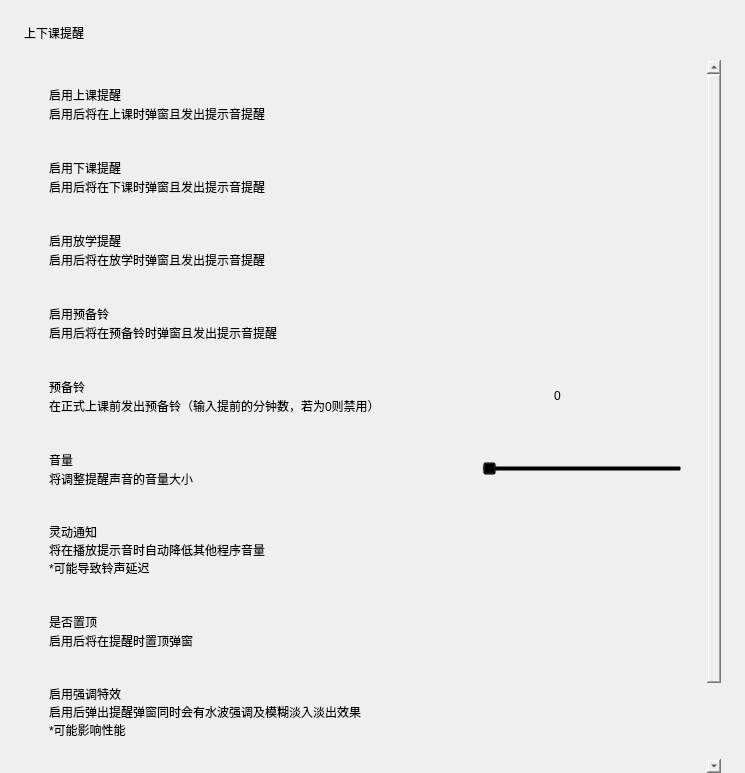
<?xml version="1.0" encoding="UTF-8"?>
<ui version="4.0">
 <class>Form</class>
 <widget class="QWidget" name="Form">
  <property name="geometry">
   <rect>
    <x>0</x>
    <y>0</y>
    <width>745</width>
    <height>773</height>
   </rect>
  </property>
  <property name="sizePolicy">
   <sizepolicy hsizetype="Preferred" vsizetype="Expanding">
    <horstretch>0</horstretch>
    <verstretch>0</verstretch>
   </sizepolicy>
  </property>
  <property name="windowTitle">
   <string>Form</string>
  </property>
  <layout class="QVBoxLayout" name="verticalLayout_2">
   <property name="spacing">
    <number>18</number>
   </property>
   <property name="leftMargin">
    <number>24</number>
   </property>
   <property name="topMargin">
    <number>24</number>
   </property>
   <property name="rightMargin">
    <number>24</number>
   </property>
   <property name="bottomMargin">
    <number>0</number>
   </property>
   <item>
    <widget class="TitleLabel" name="TitleLabel">
     <property name="text">
      <string>上下课提醒</string>
     </property>
    </widget>
   </item>
   <item>
    <widget class="SmoothScrollArea" name="sd_scroll">
     <property name="styleSheet">
      <string notr="true">background: transparent; border: none</string>
     </property>
     <property name="widgetResizable">
      <bool>true</bool>
     </property>
     <widget class="QWidget" name="scrollAreaWidgetContents">
      <property name="geometry">
       <rect>
        <x>0</x>
        <y>0</y>
        <width>697</width>
        <height>823</height>
       </rect>
      </property>
      <layout class="QVBoxLayout" name="verticalLayout_9">
       <item>
        <layout class="QVBoxLayout" name="verticalLayout_5">
         <property name="spacing">
          <number>3</number>
         </property>
         <item>
          <widget class="CardWidget" name="CardWidget_6">
           <property name="minimumSize">
            <size>
             <width>0</width>
             <height>70</height>
            </size>
           </property>
           <layout class="QHBoxLayout" name="horizontalLayout_6">
            <property name="leftMargin">
             <number>16</number>
            </property>
            <property name="topMargin">
             <number>16</number>
            </property>
            <property name="rightMargin">
             <number>16</number>
            </property>
            <property name="bottomMargin">
             <number>16</number>
            </property>
            <item>
             <layout class="QVBoxLayout" name="verticalLayout_10">
              <property name="spacing">
               <number>0</number>
              </property>
              <item>
               <widget class="StrongBodyLabel" name="StrongBodyLabel_6">
                <property name="sizePolicy">
                 <sizepolicy hsizetype="Expanding" vsizetype="Preferred">
                  <horstretch>0</horstretch>
                  <verstretch>0</verstretch>
                 </sizepolicy>
                </property>
                <property name="text">
                 <string>启用上课提醒</string>
                </property>
               </widget>
              </item>
              <item>
               <widget class="CaptionLabel" name="CaptionLabel_5">
                <property name="text">
                 <string>启用后将在上课时弹窗且发出提示音提醒</string>
                </property>
                <property name="wordWrap">
                 <bool>true</bool>
                </property>
                <property name="lightColor" stdset="0">
                 <color alpha="150">
                  <red>0</red>
                  <green>0</green>
                  <blue>0</blue>
                 </color>
                </property>
                <property name="darkColor" stdset="0">
                 <color alpha="200">
                  <red>255</red>
                  <green>255</green>
                  <blue>255</blue>
                 </color>
                </property>
               </widget>
              </item>
             </layout>
            </item>
            <item>
             <widget class="SwitchButton" name="switch_enable_attend">
              <property name="onText">
               <string>启用</string>
              </property>
              <property name="offText">
               <string>禁用</string>
              </property>
             </widget>
            </item>
           </layout>
          </widget>
         </item>
         <item>
          <widget class="CardWidget" name="CardWidget_10">
           <property name="minimumSize">
            <size>
             <width>0</width>
             <height>70</height>
            </size>
           </property>
           <layout class="QHBoxLayout" name="horizontalLayout_8">
            <property name="leftMargin">
             <number>16</number>
            </property>
            <property name="topMargin">
             <number>16</number>
            </property>
            <property name="rightMargin">
             <number>16</number>
            </property>
            <property name="bottomMargin">
             <number>16</number>
            </property>
            <item>
             <layout class="QVBoxLayout" name="verticalLayout_12">
              <property name="spacing">
               <number>0</number>
              </property>
              <item>
               <widget class="StrongBodyLabel" name="StrongBodyLabel_8">
                <property name="sizePolicy">
                 <sizepolicy hsizetype="Expanding" vsizetype="Preferred">
                  <horstretch>0</horstretch>
                  <verstretch>0</verstretch>
                 </sizepolicy>
                </property>
                <property name="text">
                 <string>启用下课提醒</string>
                </property>
               </widget>
              </item>
              <item>
               <widget class="CaptionLabel" name="CaptionLabel_7">
                <property name="text">
                 <string>启用后将在下课时弹窗且发出提示音提醒</string>
                </property>
                <property name="wordWrap">
                 <bool>true</bool>
                </property>
                <property name="lightColor" stdset="0">
                 <color alpha="150">
                  <red>0</red>
                  <green>0</green>
                  <blue>0</blue>
                 </color>
                </property>
                <property name="darkColor" stdset="0">
                 <color alpha="200">
                  <red>255</red>
                  <green>255</green>
                  <blue>255</blue>
                 </color>
                </property>
               </widget>
              </item>
             </layout>
            </item>
            <item>
             <widget class="SwitchButton" name="switch_enable_finish">
              <property name="onText">
               <string>启用</string>
              </property>
              <property name="offText">
               <string>禁用</string>
              </property>
             </widget>
            </item>
           </layout>
          </widget>
         </item>
         <item>
          <widget class="CardWidget" name="CardWidget_14">
           <property name="minimumSize">
            <size>
             <width>0</width>
             <height>70</height>
            </size>
           </property>
           <layout class="QHBoxLayout" name="horizontalLayout_9">
            <property name="leftMargin">
             <number>16</number>
            </property>
            <property name="topMargin">
             <number>16</number>
            </property>
            <property name="rightMargin">
             <number>16</number>
            </property>
            <property name="bottomMargin">
             <number>16</number>
            </property>
            <item>
             <layout class="QVBoxLayout" name="verticalLayout_15">
              <property name="spacing">
               <number>0</number>
              </property>
              <item>
               <widget class="StrongBodyLabel" name="StrongBodyLabel_9">
                <property name="sizePolicy">
                 <sizepolicy hsizetype="Expanding" vsizetype="Preferred">
                  <horstretch>0</horstretch>
                  <verstretch>0</verstretch>
                 </sizepolicy>
                </property>
                <property name="text">
                 <string>启用放学提醒</string>
                </property>
               </widget>
              </item>
              <item>
               <widget class="CaptionLabel" name="CaptionLabel_10">
                <property name="text">
                 <string>启用后将在放学时弹窗且发出提示音提醒</string>
                </property>
                <property name="wordWrap">
                 <bool>true</bool>
                </property>
                <property name="lightColor" stdset="0">
                 <color alpha="150">
                  <red>0</red>
                  <green>0</green>
                  <blue>0</blue>
                 </color>
                </property>
                <property name="darkColor" stdset="0">
                 <color alpha="200">
                  <red>255</red>
                  <green>255</green>
                  <blue>255</blue>
                 </color>
                </property>
               </widget>
              </item>
             </layout>
            </item>
            <item>
             <widget class="SwitchButton" name="switch_enable_schoolout">
              <property name="onText">
               <string>启用</string>
              </property>
              <property name="offText">
               <string>禁用</string>
              </property>
             </widget>
            </item>
           </layout>
          </widget>
         </item>
         <item>
          <widget class="CardWidget" name="CardWidget_11">
           <property name="minimumSize">
            <size>
             <width>0</width>
             <height>70</height>
            </size>
           </property>
           <layout class="QHBoxLayout" name="horizontalLayout_10">
            <property name="leftMargin">
             <number>16</number>
            </property>
            <property name="topMargin">
             <number>16</number>
            </property>
            <property name="rightMargin">
             <number>16</number>
            </property>
            <property name="bottomMargin">
             <number>16</number>
            </property>
            <item>
             <layout class="QVBoxLayout" name="verticalLayout_16">
              <property name="spacing">
               <number>0</number>
              </property>
              <item>
               <widget class="StrongBodyLabel" name="StrongBodyLabel_10">
                <property name="sizePolicy">
                 <sizepolicy hsizetype="Expanding" vsizetype="Preferred">
                  <horstretch>0</horstretch>
                  <verstretch>0</verstretch>
                 </sizepolicy>
                </property>
                <property name="text">
                 <string>启用预备铃</string>
                </property>
               </widget>
              </item>
              <item>
               <widget class="CaptionLabel" name="CaptionLabel_11">
                <property name="text">
                 <string>启用后将在预备铃时弹窗且发出提示音提醒</string>
                </property>
                <property name="wordWrap">
                 <bool>true</bool>
                </property>
                <property name="lightColor" stdset="0">
                 <color alpha="150">
                  <red>0</red>
                  <green>0</green>
                  <blue>0</blue>
                 </color>
                </property>
                <property name="darkColor" stdset="0">
                 <color alpha="200">
                  <red>255</red>
                  <green>255</green>
                  <blue>255</blue>
                 </color>
                </property>
               </widget>
              </item>
             </layout>
            </item>
            <item>
             <widget class="SwitchButton" name="switch_enable_prepare">
              <property name="onText">
               <string>启用</string>
              </property>
              <property name="offText">
               <string>禁用</string>
              </property>
             </widget>
            </item>
           </layout>
          </widget>
         </item>
         <item>
          <widget class="CardWidget" name="CardWidget_8">
           <property name="minimumSize">
            <size>
             <width>0</width>
             <height>70</height>
            </size>
           </property>
           <layout class="QHBoxLayout" name="horizontalLayout_11">
            <property name="leftMargin">
             <number>16</number>
            </property>
            <property name="topMargin">
             <number>16</number>
            </property>
            <property name="rightMargin">
             <number>16</number>
            </property>
            <property name="bottomMargin">
             <number>16</number>
            </property>
            <item>
             <layout class="QVBoxLayout" name="verticalLayout_13">
              <property name="spacing">
               <number>0</number>
              </property>
              <item>
               <widget class="StrongBodyLabel" name="StrongBodyLabel_11">
                <property name="sizePolicy">
                 <sizepolicy hsizetype="Expanding" vsizetype="Preferred">
                  <horstretch>0</horstretch>
                  <verstretch>0</verstretch>
                 </sizepolicy>
                </property>
                <property name="text">
                 <string>预备铃</string>
                </property>
               </widget>
              </item>
              <item>
               <widget class="CaptionLabel" name="CaptionLabel_8">
                <property name="text">
                 <string>在正式上课前发出预备铃（输入提前的分钟数，若为0则禁用）</string>
                </property>
                <property name="wordWrap">
                 <bool>true</bool>
                </property>
                <property name="lightColor" stdset="0">
                 <color alpha="150">
                  <red>0</red>
                  <green>0</green>
                  <blue>0</blue>
                 </color>
                </property>
                <property name="darkColor" stdset="0">
                 <color alpha="200">
                  <red>255</red>
                  <green>255</green>
                  <blue>255</blue>
                 </color>
                </property>
               </widget>
              </item>
             </layout>
            </item>
            <item>
             <widget class="SpinBox" name="spin_prepare_class">
              <property name="minimumSize">
               <size>
                <width>130</width>
                <height>33</height>
               </size>
              </property>
              <property name="maximum">
               <number>9</number>
              </property>
             </widget>
            </item>
           </layout>
          </widget>
         </item>
         <item>
          <widget class="CardWidget" name="CardWidget_7">
           <property name="minimumSize">
            <size>
             <width>0</width>
             <height>70</height>
            </size>
           </property>
           <layout class="QHBoxLayout" name="horizontalLayout_7">
            <property name="leftMargin">
             <number>16</number>
            </property>
            <property name="topMargin">
             <number>16</number>
            </property>
            <property name="rightMargin">
             <number>16</number>
            </property>
            <property name="bottomMargin">
             <number>16</number>
            </property>
            <item>
             <layout class="QVBoxLayout" name="verticalLayout_11">
              <property name="spacing">
               <number>0</number>
              </property>
              <item>
               <widget class="StrongBodyLabel" name="StrongBodyLabel_7">
                <property name="text">
                 <string>音量</string>
                </property>
               </widget>
              </item>
              <item>
               <widget class="CaptionLabel" name="CaptionLabel_6">
                <property name="text">
                 <string>将调整提醒声音的音量大小</string>
                </property>
                <property name="lightColor" stdset="0">
                 <color alpha="150">
                  <red>0</red>
                  <green>0</green>
                  <blue>0</blue>
                 </color>
                </property>
                <property name="darkColor" stdset="0">
                 <color alpha="200">
                  <red>255</red>
                  <green>255</green>
                  <blue>255</blue>
                 </color>
                </property>
               </widget>
              </item>
             </layout>
            </item>
            <item>
             <widget class="Slider" name="slider_volume">
              <property name="sizePolicy">
               <sizepolicy hsizetype="Maximum" vsizetype="Fixed">
                <horstretch>0</horstretch>
                <verstretch>0</verstretch>
               </sizepolicy>
              </property>
              <property name="minimumSize">
               <size>
                <width>200</width>
                <height>0</height>
               </size>
              </property>
              <property name="orientation">
               <enum>Qt::Horizontal</enum>
              </property>
             </widget>
            </item>
           </layout>
          </widget>
         </item>
         <item>
          <widget class="CardWidget" name="CardWidget_13">
           <property name="minimumSize">
            <size>
             <width>0</width>
             <height>70</height>
            </size>
           </property>
           <layout class="QHBoxLayout" name="horizontalLayout_14">
            <property name="leftMargin">
             <number>16</number>
            </property>
            <property name="topMargin">
             <number>16</number>
            </property>
            <property name="rightMargin">
             <number>16</number>
            </property>
            <property name="bottomMargin">
             <number>16</number>
            </property>
            <item>
             <layout class="QVBoxLayout" name="verticalLayout_18">
              <property name="spacing">
               <number>0</number>
              </property>
              <item>
               <widget class="StrongBodyLabel" name="StrongBodyLabel_14">
                <property name="sizePolicy">
                 <sizepolicy hsizetype="Expanding" vsizetype="Preferred">
                  <horstretch>0</horstretch>
                  <verstretch>0</verstretch>
                 </sizepolicy>
                </property>
                <property name="text">
                 <string>灵动通知</string>
                </property>
               </widget>
              </item>
              <item>
               <widget class="CaptionLabel" name="CaptionLabel_13">
                <property name="text">
                 <string>将在播放提示音时自动降低其他程序音量
*可能导致铃声延迟</string>
                </property>
                <property name="lightColor" stdset="0">
                 <color alpha="150">
                  <red>0</red>
                  <green>0</green>
                  <blue>0</blue>
                 </color>
                </property>
                <property name="darkColor" stdset="0">
                 <color alpha="200">
                  <red>255</red>
                  <green>255</green>
                  <blue>255</blue>
                 </color>
                </property>
               </widget>
              </item>
             </layout>
            </item>
            <item>
             <widget class="SwitchButton" name="switch_enable_pin_toast_2">
              <property name="onText">
               <string>启用</string>
              </property>
              <property name="offText">
               <string>禁用</string>
              </property>
             </widget>
            </item>
           </layout>
          </widget>
         </item>
         <item>
          <widget class="CardWidget" name="CardWidget_12">
           <property name="minimumSize">
            <size>
             <width>0</width>
             <height>70</height>
            </size>
           </property>
           <layout class="QHBoxLayout" name="horizontalLayout_13">
            <property name="leftMargin">
             <number>16</number>
            </property>
            <property name="topMargin">
             <number>16</number>
            </property>
            <property name="rightMargin">
             <number>16</number>
            </property>
            <property name="bottomMargin">
             <number>16</number>
            </property>
            <item>
             <layout class="QVBoxLayout" name="verticalLayout_17">
              <property name="spacing">
               <number>0</number>
              </property>
              <item>
               <widget class="StrongBodyLabel" name="StrongBodyLabel_13">
                <property name="sizePolicy">
                 <sizepolicy hsizetype="Expanding" vsizetype="Preferred">
                  <horstretch>0</horstretch>
                  <verstretch>0</verstretch>
                 </sizepolicy>
                </property>
                <property name="text">
                 <string>是否置顶</string>
                </property>
               </widget>
              </item>
              <item>
               <widget class="CaptionLabel" name="CaptionLabel_12">
                <property name="text">
                 <string>启用后将在提醒时置顶弹窗</string>
                </property>
                <property name="lightColor" stdset="0">
                 <color alpha="150">
                  <red>0</red>
                  <green>0</green>
                  <blue>0</blue>
                 </color>
                </property>
                <property name="darkColor" stdset="0">
                 <color alpha="200">
                  <red>255</red>
                  <green>255</green>
                  <blue>255</blue>
                 </color>
                </property>
               </widget>
              </item>
             </layout>
            </item>
            <item>
             <widget class="SwitchButton" name="switch_enable_pin_toast">
              <property name="onText">
               <string>启用</string>
              </property>
              <property name="offText">
               <string>禁用</string>
              </property>
             </widget>
            </item>
           </layout>
          </widget>
         </item>
         <item>
          <widget class="CardWidget" name="CardWidget_9">
           <property name="minimumSize">
            <size>
             <width>0</width>
             <height>70</height>
            </size>
           </property>
           <layout class="QHBoxLayout" name="horizontalLayout_12">
            <property name="leftMargin">
             <number>16</number>
            </property>
            <property name="topMargin">
             <number>16</number>
            </property>
            <property name="rightMargin">
             <number>16</number>
            </property>
            <property name="bottomMargin">
             <number>16</number>
            </property>
            <item>
             <layout class="QVBoxLayout" name="verticalLayout_14">
              <property name="spacing">
               <number>0</number>
              </property>
              <item>
               <widget class="StrongBodyLabel" name="StrongBodyLabel_12">
                <property name="sizePolicy">
                 <sizepolicy hsizetype="Expanding" vsizetype="Preferred">
                  <horstretch>0</horstretch>
                  <verstretch>0</verstretch>
                 </sizepolicy>
                </property>
                <property name="text">
                 <string>启用强调特效</string>
                </property>
               </widget>
              </item>
              <item>
               <widget class="CaptionLabel" name="CaptionLabel_9">
                <property name="text">
                 <string>启用后弹出提醒弹窗同时会有水波强调及模糊淡入淡出效果
*可能影响性能</string>
                </property>
                <property name="wordWrap">
                 <bool>true</bool>
                </property>
                <property name="lightColor" stdset="0">
                 <color alpha="150">
                  <red>0</red>
                  <green>0</green>
                  <blue>0</blue>
                 </color>
                </property>
                <property name="darkColor" stdset="0">
                 <color alpha="200">
                  <red>255</red>
                  <green>255</green>
                  <blue>255</blue>
                 </color>
                </property>
               </widget>
              </item>
             </layout>
            </item>
            <item>
             <widget class="SwitchButton" name="switch_enable_wave">
              <property name="onText">
               <string>启用</string>
              </property>
              <property name="offText">
               <string>禁用</string>
              </property>
             </widget>
            </item>
           </layout>
          </widget>
         </item>
        </layout>
       </item>
       <item>
        <widget class="QFrame" name="blank">
         <property name="minimumSize">
          <size>
           <width>0</width>
           <height>25</height>
          </size>
         </property>
         <property name="frameShape">
          <enum>QFrame::StyledPanel</enum>
         </property>
         <property name="frameShadow">
          <enum>QFrame::Raised</enum>
         </property>
         <property name="lineWidth">
          <number>5</number>
         </property>
        </widget>
       </item>
       <item>
        <layout class="QHBoxLayout" name="horizontalLayout">
         <item>
          <spacer name="horizontalSpacer">
           <property name="orientation">
            <enum>Qt::Horizontal</enum>
           </property>
           <property name="sizeHint" stdset="0">
            <size>
             <width>40</width>
             <height>20</height>
            </size>
           </property>
          </spacer>
         </item>
         <item>
          <widget class="PrimaryDropDownPushButton" name="preview">
           <property name="sizePolicy">
            <sizepolicy hsizetype="Expanding" vsizetype="Fixed">
             <horstretch>0</horstretch>
             <verstretch>0</verstretch>
            </sizepolicy>
           </property>
           <property name="text">
            <string>预览</string>
           </property>
          </widget>
         </item>
         <item>
          <spacer name="horizontalSpacer_2">
           <property name="orientation">
            <enum>Qt::Horizontal</enum>
           </property>
           <property name="sizeHint" stdset="0">
            <size>
             <width>40</width>
             <height>20</height>
            </size>
           </property>
          </spacer>
         </item>
        </layout>
       </item>
       <item>
        <spacer name="verticalSpacer">
         <property name="orientation">
          <enum>Qt::Vertical</enum>
         </property>
         <property name="sizeHint" stdset="0">
          <size>
           <width>20</width>
           <height>40</height>
          </size>
         </property>
        </spacer>
       </item>
      </layout>
     </widget>
    </widget>
   </item>
  </layout>
 </widget>
 <customwidgets>
  <customwidget>
   <class>PushButton</class>
   <extends>QPushButton</extends>
   <header>qfluentwidgets</header>
  </customwidget>
  <customwidget>
   <class>PrimaryPushButton</class>
   <extends>PushButton</extends>
   <header>qfluentwidgets</header>
  </customwidget>
  <customwidget>
   <class>PrimaryDropDownPushButton</class>
   <extends>PrimaryPushButton</extends>
   <header>qfluentwidgets</header>
  </customwidget>
  <customwidget>
   <class>SwitchButton</class>
   <extends>QWidget</extends>
   <header>qfluentwidgets</header>
  </customwidget>
  <customwidget>
   <class>Slider</class>
   <extends>QSlider</extends>
   <header>qfluentwidgets</header>
  </customwidget>
  <customwidget>
   <class>CardWidget</class>
   <extends>QFrame</extends>
   <header>qfluentwidgets</header>
   <container>1</container>
  </customwidget>
  <customwidget>
   <class>SmoothScrollArea</class>
   <extends>QScrollArea</extends>
   <header>qfluentwidgets</header>
   <container>1</container>
  </customwidget>
  <customwidget>
   <class>CaptionLabel</class>
   <extends>QLabel</extends>
   <header>qfluentwidgets</header>
  </customwidget>
  <customwidget>
   <class>StrongBodyLabel</class>
   <extends>QLabel</extends>
   <header>qfluentwidgets</header>
  </customwidget>
  <customwidget>
   <class>TitleLabel</class>
   <extends>QLabel</extends>
   <header>qfluentwidgets</header>
  </customwidget>
  <customwidget>
   <class>SpinBox</class>
   <extends>QSpinBox</extends>
   <header>qfluentwidgets</header>
  </customwidget>
 </customwidgets>
 <resources/>
 <connections/>
</ui>
